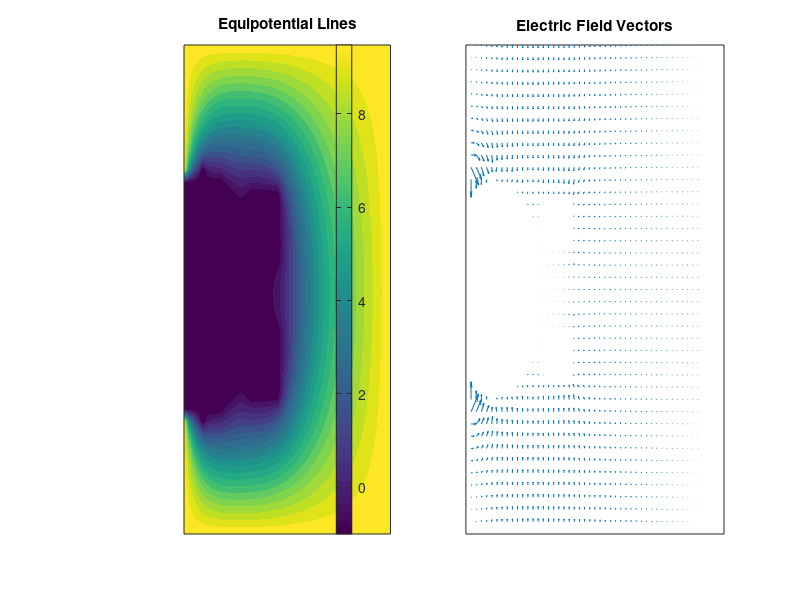

Reproduce this figure in MATLAB.
% Grid ve geometri tanımlamaları
Nx = 45; % X yönünde grid sayısı
Ny = 40; % Y yönünde grid sayısı
V = zeros(Ny, Nx); % Potansiyel matrisini tanımla

% Sabit Potansiyel Değerleri
V_outer = 10; % Dış sınır potansiyeli
V_C = -1; % C şeklinin potansiyeli
R = 10; % C'nin yarıçapı
width_C = 6; % Kolların genişliği
gap_C = 5; % C'nin kolları arasındaki boşluk
xC = 5; % C'nin x başlangıç noktası
yC = Ny / 2; % C'nin orta noktası (y ekseni ortası)

% Sınır koşulları: Dış sınırlar -> 10V
V(1, :) = V_outer;      % Üst sınır
V(Ny, :) = V_outer;     % Alt sınır
V(:, 1) = V_outer;      % Sol sınır
V(:, Nx) = V_outer;     % Sağ sınır

% C şeklinin sınırlarını -1V yapalım
for j = 1:Ny
    for i = 1:Nx
        % C'nin yuvarlak kısmı (sol yarım daire)
        if (i - xC)^2 + (j - yC)^2 <= R^2 && i < xC + R
            V(j, i) = V_C;
        end
        % C'nin üst kolu
        if (i >= xC + R) && (i <= xC + R + width_C) && ...
           (j >= yC - gap_C / 2 - width_C) && (j <= yC - gap_C / 2)
            V(j, i) = V_C;
        end
        % C'nin alt kolu
        if (i >= xC + R) && (i <= xC + R + width_C) && ...
           (j >= yC + gap_C / 2) && (j <= yC + gap_C / 2 + width_C)
            V(j, i) = V_C;
        end
    end
end

% Laplace denkleminin çözümü
max_iter = 5000; % Maksimum iterasyon
tolerance = 1e-6; % Hata toleransı
for iter = 1:max_iter
    V_old = V;
    for j = 2:Ny-1
        for i = 2:Nx-1
            % Sınır koşullarındaki sabit bölgeleri atla
            if V(j, i) == V_outer || V(j, i) == V_C
                continue;
            end
            % Laplace denkleminin iteratif çözümü
            V(j, i) = 0.25 * (V(j+1, i) + V(j-1, i) + V(j, i+1) + V(j, i-1));
        end
    end
    
    % Hata hesaplama
    error = max(max(abs(V - V_old)));
    if error < tolerance
        fprintf('Solution converged in %d iterations (Tolerance: %.1e).\n', iter, tolerance);
        break;
    end
end

if iter == max_iter
    fprintf('Solution did not converge in the maximum number of iterations (%d). Tolerance: %.1e\n', max_iter, tolerance);
end

% Grafikler
figure;

% Eşpotansiyel çizgileri
subplot(1, 2, 1);
[X, Y] = meshgrid(1:Nx, 1:Ny);
contourf(X, Y, V, 20, 'LineColor', 'none');
colorbar;
title('Equipotential Lines');
set(gca, 'XTick', [], 'YTick', []); % Eksen üzerindeki sayılar kaldırıldı

% Sol tarafta boşluk bırakmak için subplot'un pozisyonunu ayarla
pos = get(gca, 'Position');
pos(1) = pos(1) + 0.1; % X eksenini sağa kaydır
set(gca, 'Position', pos);

% Elektrik alanı hesaplama ve çizimi
[Ex, Ey] = gradient(-V);
subplot(1, 2, 2);
quiver(X, Y, Ex, Ey, 'AutoScale', 'on', 'AutoScaleFactor', 1.5);
title('Electric Field Vectors');
set(gca, 'XTick', [], 'YTick', []); % Eksen üzerindeki sayılar kaldırıldı

% Genel ayarlar (isteğe bağlı)
set(gcf, 'Position', [100, 100, 1200, 500]); % Figür boyutunu ayarla
